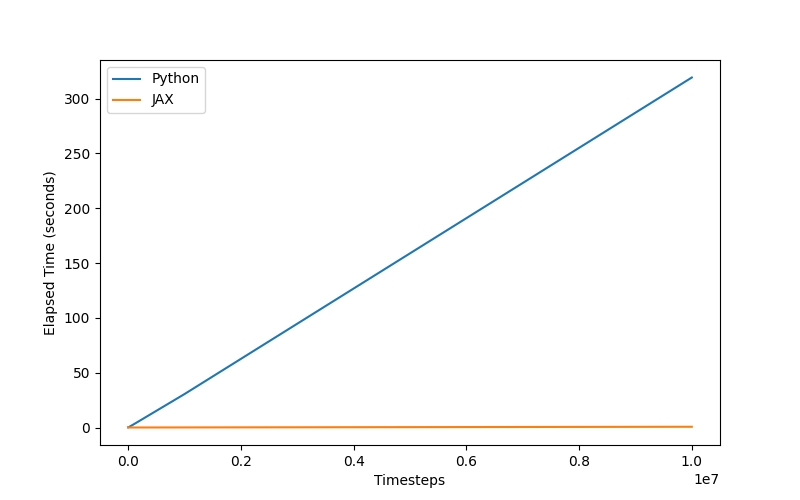

Python code for this plot:
import time
import matplotlib.pyplot as plt
from example import drive_in_circle
from example_jax import drive_in_circle_jax
import timeit

def benchmark(func, num_envs, timesteps):
    elapsed_time = timeit.timeit(lambda: func(num_envs, timesteps), number=1)
    return elapsed_time

num_envs = 1
timesteps_list = [1000, 10000, 100000, 1000000, 10000000]
elapsed_times_python = []
elapsed_times_jax = []

print("\nBenchmarking drive_in_circle_jax:")
for timesteps in timesteps_list:
    elapsed_time_jax = benchmark(drive_in_circle_jax, num_envs, timesteps)
    print(elapsed_time_jax)
    elapsed_times_jax.append(elapsed_time_jax)

print("Benchmarking drive_in_circle:")
for timesteps in timesteps_list:
    elapsed_time = benchmark(drive_in_circle, num_envs, timesteps)
    elapsed_times_python.append(elapsed_time)

plt.figure(figsize=(8, 5))
plt.plot(timesteps_list, elapsed_times_python, label='Python')
plt.plot(timesteps_list, elapsed_times_jax, label='JAX')
plt.xlabel('Timesteps')
plt.ylabel('Elapsed Time (seconds)')
# plt.xscale('log')
# plt.yscale('log')
plt.legend()
plt.savefig('rps_jax/compare/compare.png')
print(f"{timesteps} timesteps: {elapsed_time:.2f} seconds")
